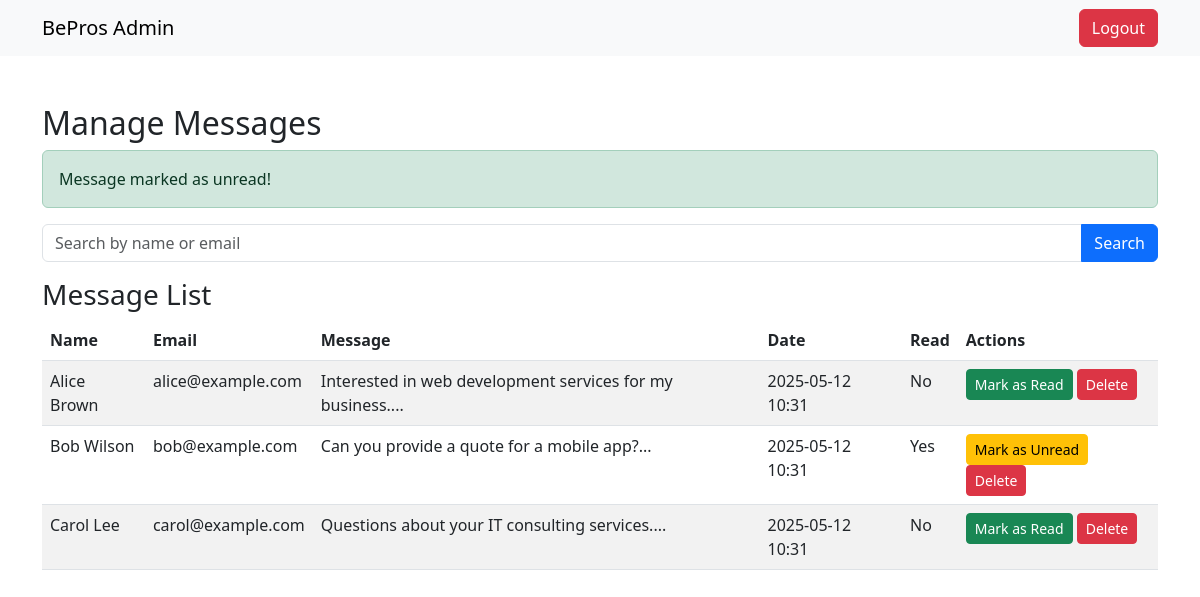
Page /admin/messages/manage.php?mark_read=2&status=0 (signed in) on the committed database.
### tables this page shows
CREATE TABLE contacts (
    id INT AUTO_INCREMENT PRIMARY KEY,
    name VARCHAR(255) NOT NULL,
    email VARCHAR(255) NOT NULL,
    message TEXT NOT NULL,
    is_read BOOLEAN DEFAULT 0,
    created_at TIMESTAMP DEFAULT CURRENT_TIMESTAMP
);

### admin/messages/manage.php (the view, shortened to what this page needs)
<?php
require_once '../../config/db.php';
if (isset($_GET['mark_read'])) {
    $id = filter_var($_GET['mark_read'], FILTER_SANITIZE_NUMBER_INT);
    $is_read = isset($_GET['status']) && $_GET['status'] == '1' ? 1 : 0;
    try {
        $stmt = $pdo->prepare("UPDATE contacts SET is_read = ? WHERE id = ?");
        $stmt->execute([$is_read, $id]);
        $success = "Message marked as " . ($is_read ? "read" : "unread") . "!";
    } catch (PDOException $e) {
        $error = "Failed to update message: " . $e->getMessage();
    }
}
$search = isset($_GET['search']) ? filter_var($_GET['search'], FILTER_SANITIZE_STRING) : '';
try {
    if ($search) {
        $stmt = $pdo->prepare("SELECT * FROM contacts WHERE name LIKE ? OR email LIKE ? ORDER BY created_at DESC");
        $stmt->execute(["%$search%", "%$search%"]);
    } else {
        $stmt = $pdo->query("SELECT * FROM contacts ORDER BY created_at DESC");
    }
    $messages = $stmt->fetchAll(PDO::FETCH_ASSOC);
} catch (PDOException $e) {
    $error = "Failed to fetch messages: " . $e->getMessage();
}
?>
<!DOCTYPE html>
<html lang="en">
<head>
    <link href="https://cdn.jsdelivr.net/npm/bootstrap@5.3.0/dist/css/bootstrap.min.css" rel="stylesheet">
</head>
<body>
    <nav class="navbar navbar-expand-lg navbar-light bg-light">
        <div class="container">
            <a class="navbar-brand" href="../dashboard.php">BePros Admin</a>
            <div class="ms-auto">
                <a href="../logout.php" class="btn btn-danger">Logout</a>
            </div>
        </div>
    </nav>
    <div class="container mt-5">
        <h2>Manage Messages</h2>
        <?php if (isset($success)): ?>
            <div class="alert alert-success"><?php echo $success; ?></div>
        <?php endif; ?>
        <form method="GET" class="mb-3">
            <div class="input-group">
                <input type="text" class="form-control" name="search" placeholder="Search by name or email" value="<?php echo htmlspecialchars($search); ?>">
                <button type="submit" class="btn btn-primary">Search</button>
            </div>
        </form>
        <h3>Message List</h3>
        <table class="table table-striped">
            <thead>
                <tr>
                    <th>Name</th>
                    <th>Email</th>
                    <th>Message</th>
                    <th>Date</th>
                    <th>Read</th>
                    <th>Actions</th>
                </tr>
            </thead>
            <tbody>
                <?php if (empty($messages)): ?>
                    <tr><td colspan="6" class="text-center">No messages found.</td></tr>
                <?php else: ?>
                    <?php foreach ($messages as $message): ?>
                        <tr>
                            <td><?php echo htmlspecialchars($message['name']); ?></td>
                            <td><?php echo htmlspecialchars($message['email']); ?></td>
                            <td><?php echo substr(htmlspecialchars($message['message']), 0, 100); ?>...</td>
                            <td><?php echo date('Y-m-d H:i', strtotime($message['created_at'])); ?></td>
                            <td><?php echo $message['is_read'] ? 'Yes' : 'No'; ?></td>
                            <td>
                                <a href="?mark_read=<?php echo $message['id']; ?>&status=<?php echo $message['is_read'] ? 0 : 1; ?>" class="btn btn-<?php echo $message['is_read'] ? 'warning' : 'success'; ?> btn-sm">
                                    Mark as <?php echo $message['is_read'] ? 'Unread' : 'Read'; ?>
                                </a>
                                <a href="?delete=<?php echo $message['id']; ?>" class="btn btn-danger btn-sm" onclick="return confirm('Are you sure?')">Delete</a>
                            </td>
                        </tr>
                    <?php endforeach; ?>
                <?php endif; ?>
            </tbody>
        </table>
    </div>
</body>
</html>

### rows in the picture
contacts: name "Alice Brown", email "alice@example.com", message "Interested in web development services for my business.", created_at "2025-05-12 10:31", is_read "No"
contacts: name "Bob Wilson", email "bob@example.com", message "Can you provide a quote for a mobile app?", created_at "2025-05-12 10:31", is_read "Yes"
contacts: name "Carol Lee", email "carol@example.com", message "Questions about your IT consulting services.", created_at "2025-05-12 10:31", is_read "No"

### other values in the picture
$success "Message marked as unread!"
